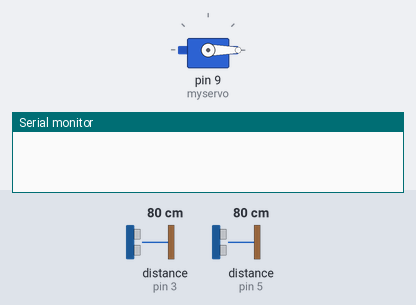
Bench run of a sketch on a simulated Arduino Uno, built with avr-gcc and run on an emulated ATmega328P. Parts: servo, the last lines printed to the serial monitor. Wiring (inferred from the names in the program): 2 × ultrasonic range finder: trigger pin 2, echo pin 3 / trigger pin 4, echo pin 5. Inputs (shaded band) come from the test bench; at power-on: distance to the obstacle (sensors on pin 3, pin 5) 80 cm. The echo pulse lasts 58.3 µs per cm.

Above: at 0.1 s.
At 19.3 s:
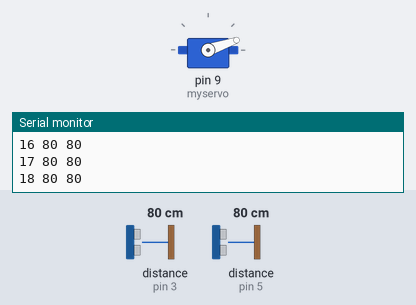
At 38.5 s:
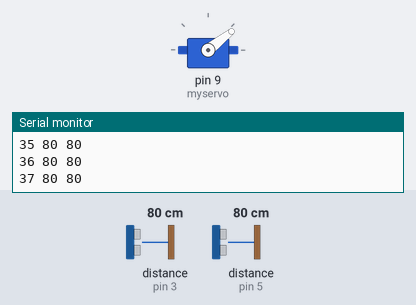
Timing chart, 0 to 40.0 s (numbered marks = the images above):
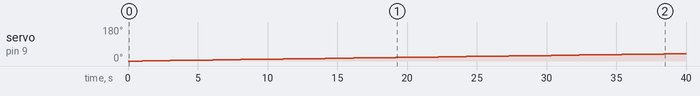

The sketch:

czujnikOdleglosciOkolny.ino
```cpp
#include <Servo.h>

Servo myservo;
int Trig1 = 2; 
int Echo1 = 3; 
int CM1;       
long CZAS1;    
int Trig2 = 4; 
int Echo2 = 5; 
int CM2;       
long CZAS2;  
int pos = 0;
int del = 1000;
void setup()
{
  Serial.begin(9600); 
  pinMode(Trig1, OUTPUT); 
  pinMode(Echo1, INPUT);
  pinMode(Trig2, OUTPUT); 
  pinMode(Echo2, INPUT); 
 // Serial.println("Test czujnika odleglosci");
  myservo.attach(9);  // attaches the servo on pin 9 to the servo object
}

void loop()
{

  for(pos = 0; pos < 180; pos += 1)
  {
    myservo.write(pos);
     pomiar_odleglosci();
    drawRes();
  }
  for(pos = 178; pos>0; pos-=1)
  {
    myservo.write(pos);
     pomiar_odleglosci();
    drawRes();
  }


}

void drawRes()
{
  Serial.print(pos);
  Serial.print(" ");
  Serial.print(CM1);
  Serial.print(" "); 
  Serial.println(CM2); 
}
void pomiar_odleglosci ()
{
      delay(del);
  digitalWrite(Trig1, HIGH);
  delayMicroseconds(10);
  digitalWrite(Trig1, LOW);
  CZAS1 = pulseIn(Echo1, HIGH);
  CM1 = CZAS1 / 58;   

  digitalWrite(Trig2, HIGH);
  delayMicroseconds(10);
  digitalWrite(Trig2, LOW);
  CZAS2 = pulseIn(Echo2, HIGH);
  CM2 = CZAS2 / 58;              
}
```

Measured:
- by itself, servo on pin 9 (myservo): moves from 0° to 39° over 38.4 s
